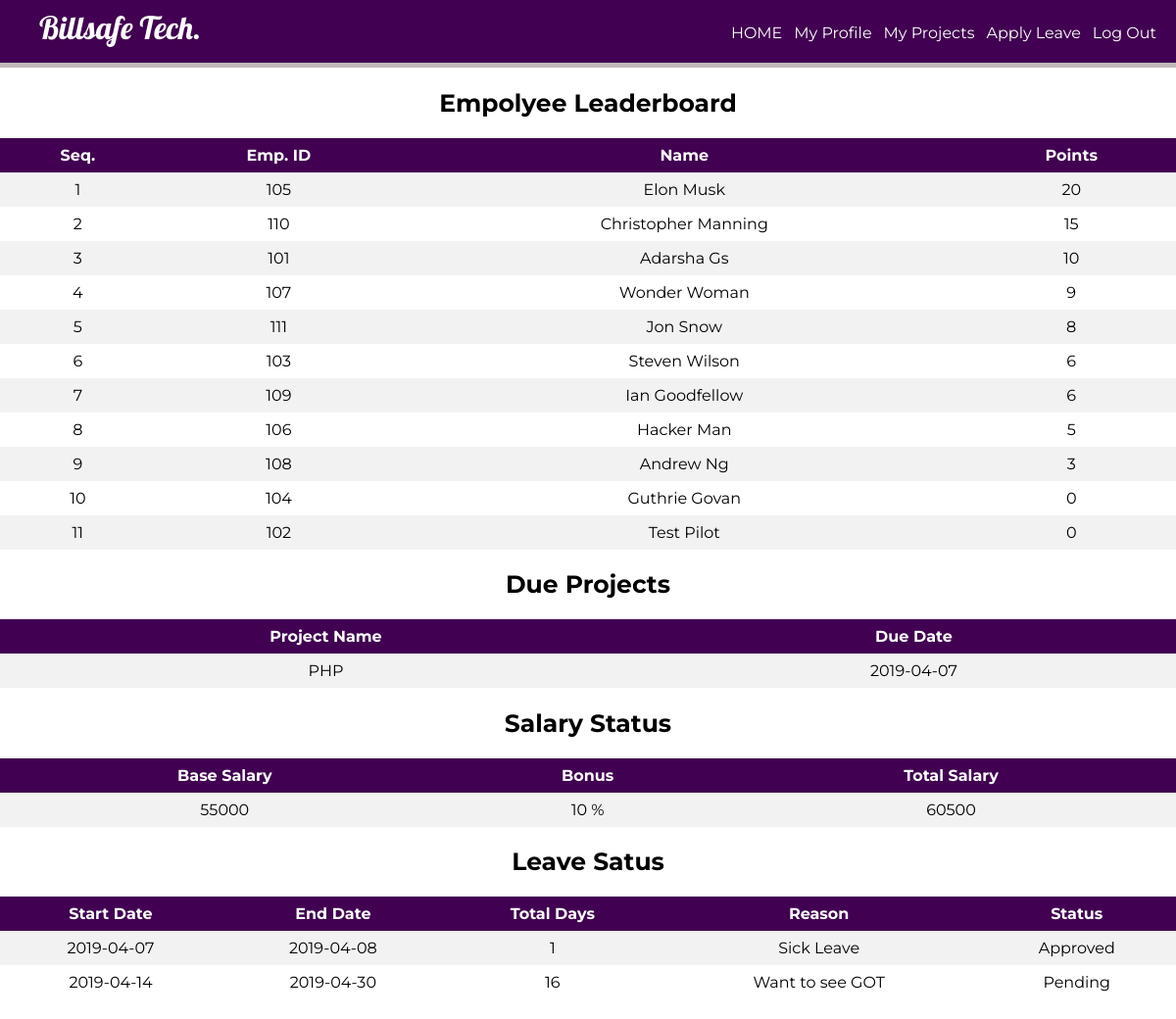
/eloginwel.php?id=101, run on the app's committed database.
### tables this page shows
CREATE TABLE `rank` (
  `eid` int(11) NOT NULL,
  `points` int(11) DEFAULT '0'
);

CREATE TABLE `employee` (
  `id` int(11) NOT NULL,
  `firstName` varchar(100) NOT NULL,
  `lastName` varchar(100) NOT NULL,
  `email` varchar(100) NOT NULL,
  `password` text NOT NULL,
  `birthday` date NOT NULL,
  `gender` varchar(10) NOT NULL,
  `contact` varchar(20) NOT NULL,
  `nid` int(20) NOT NULL,
  `address` varchar(100) DEFAULT NULL,
  `dept` varchar(100) NOT NULL,
  `degree` varchar(100) NOT NULL,
  `pic` text NOT NULL
);

CREATE TABLE `project` (
  `pid` int(11) NOT NULL,
  `eid` int(11) DEFAULT NULL,
  `pname` varchar(100) DEFAULT NULL,
  `duedate` date DEFAULT NULL,
  `subdate` date DEFAULT '0000-00-00',
  `mark` int(11) NOT NULL,
  `status` varchar(50) DEFAULT NULL
);

CREATE TABLE `salary` (
  `id` int(11) NOT NULL,
  `base` int(11) NOT NULL,
  `bonus` int(11) DEFAULT NULL,
  `total` int(11) DEFAULT NULL
);

CREATE TABLE `employee_leave` (
  `id` int(11) DEFAULT NULL,
  `token` int(11) NOT NULL,
  `start` date DEFAULT NULL,
  `end` date DEFAULT NULL,
  `reason` char(100) DEFAULT NULL,
  `status` char(50) DEFAULT NULL
);

### eloginwel.php (the view, shortened to what this page needs)
<?php
	$id = (isset($_GET['id']) ? $_GET['id'] : '');
	$sql = "SELECT id, firstName, lastName,  points FROM employee, rank WHERE rank.eid = employee.id order by rank.points desc";
	$sql1 = "SELECT `pname`, `duedate` FROM `project` WHERE eid = $id and status = 'Due'";
	$sql2 = "Select * From employee, employee_leave Where employee.id = $id and employee_leave.id = $id order by employee_leave.token";
	$sql3 = "SELECT * FROM `salary` WHERE id = $id";
$result = mysqli_query($conn, $sql);
$result1 = mysqli_query($conn, $sql1);
$result2 = mysqli_query($conn, $sql2);
$result3 = mysqli_query($conn, $sql3);
?>
<html>
<head>
	<link rel="stylesheet" type="text/css" href="styleemplogin.css">
</head>
<body>
	<header>
		<nav>
			<h1>Billsafe Tech.</h1>
			<ul id="navli">
				<li><a class="homered" href="eloginwel.php?id=<?php echo $id?>"">HOME</a></li>
				<li><a class="homeblack" href="myprofile.php?id=<?php echo $id?>"">My Profile</a></li>
				<li><a class="homeblack" href="empproject.php?id=<?php echo $id?>"">My Projects</a></li>
				<li><a class="homeblack" href="applyleave.php?id=<?php echo $id?>"">Apply Leave</a></li>
				<li><a class="homeblack" href="elogin.html">Log Out</a></li>
			</ul>
		</nav>
	</header>
	<div class="divider"></div>
	<div id="divimg">
	<div>
		    	<h2 style="font-family: 'Montserrat', sans-serif; font-size: 25px; text-align: center;">Empolyee Leaderboard </h2>
    	<table>
			<tr bgcolor="#000">
				<th align = "center">Seq.</th>
				<th align = "center">Emp. ID</th>
				<th align = "center">Name</th>
				<th align = "center">Points</th>
			</tr>
			<?php
				$seq = 1;
				while ($employee = mysqli_fetch_assoc($result)) {
					echo "<tr>";
					echo "<td>".$seq."</td>";
					echo "<td>".$employee['id']."</td>";
					echo "<td>".$employee['firstName']." ".$employee['lastName']."</td>";
					echo "<td>".$employee['points']."</td>";
					$seq+=1;
				}
			?>
		</table>
    	<h2 style="font-family: 'Montserrat', sans-serif; font-size: 25px; text-align: center;">Due Projects</h2>
    	<table>
			<tr>
				<th align = "center">Project Name</th>
				<th align = "center">Due Date</th>
			</tr>
			<?php
				while ($employee1 = mysqli_fetch_assoc($result1)) {
					echo "<tr>";
					echo "<td>".$employee1['pname']."</td>";
					echo "<td>".$employee1['duedate']."</td>";
				}
			?>
		</table>
		<h2 style="font-family: 'Montserrat', sans-serif; font-size: 25px; text-align: center;">Salary Status</h2>
    	<table>
			<tr>
				<th align = "center">Base Salary</th>
				<th align = "center">Bonus</th>
				<th align = "center">Total Salary</th>
			</tr>
			<?php
				while ($employee = mysqli_fetch_assoc($result3)) {
					echo "<tr>";
					echo "<td>".$employee['base']."</td>";
					echo "<td>".$employee['bonus']." %</td>";
					echo "<td>".$employee['total']."</td>";
				}
			?>
		</table>
		<h2 style="font-family: 'Montserrat', sans-serif; font-size: 25px; text-align: center;">Leave Satus</h2>
    	<table>
			<tr>
				<th align = "center">Start Date</th>
				<th align = "center">End Date</th>
				<th align = "center">Total Days</th>
				<th align = "center">Reason</th>
				<th align = "center">Status</th>
			</tr>
			<?php
				while ($employee = mysqli_fetch_assoc($result2)) {
					$date1 = new DateTime($employee['start']);
					$date2 = new DateTime($employee['end']);
					$interval = $date1->diff($date2);
					echo "<tr>";
					echo "<td>".$employee['start']."</td>";
					echo "<td>".$employee['end']."</td>";
					echo "<td>".$interval->days."</td>";
					echo "<td>".$employee['reason']."</td>";
					echo "<td>".$employee['status']."</td>";
				}
			?>
		</table>
<br>
<br>
<br>
<br>
<br>
	</div>
	</div>
</body>
</html>

### styleemplogin.css (style rules this page uses)
body { margin: 0px; }
header { background: #410051; color: white; padding: 8px 20px 6px 40px; height: 50px; }
header h1 { display: inline; font-family: 'Lobster', cursive; font-weight: 400; font-size: 32px; float: left; margin-top: 0px; margin-right: 10px; }
nav ul { display: inline; padding: 0px; float: right; }
nav ul li { display: inline-block; list-style-type: none; color: white; float: left; margin-left: 12px; }
nav ul li a { color: white; text-decoration: none; }
#navli { font-family: 'Montserrat', sans-serif; }
.divider { background-color: #c1b8b8; height: 5px; }
table { margin: 0px; border-collapse: collapse; width: 100%; font-family: 'Montserrat', sans-serif; }
th, td { text-align: center; padding: 8px; }
tr:nth-child(even) { background-color: #f2f2f2 }
th { background-color: #410051; color: white; }

### data on the page
rank: eid "105", eid.firstName "Elon", eid.lastName "Musk", points "20"
rank: eid "110", eid.firstName "Christopher", eid.lastName "Manning", points "15"
rank: eid "101", eid.firstName "Adarsha", eid.lastName "Gs", points "10"
rank: eid "107", eid.firstName "Wonder", eid.lastName "Woman", points "9"
rank: eid "111", eid.firstName "Jon", eid.lastName "Snow", points "8"
rank: eid "103", eid.firstName "Steven", eid.lastName "Wilson", points "6"
rank: eid "109", eid.firstName "Ian", eid.lastName "Goodfellow", points "6"
rank: eid "106", eid.firstName "Hacker", eid.lastName "Man", points "5"
rank: eid "108", eid.firstName "Andrew", eid.lastName "Ng", points "3"
rank: eid "104", eid.firstName "Guthrie", eid.lastName "Govan", points "0"
rank: eid "102", eid.firstName "Test", eid.lastName "Pilot", points "0"
project: pname "PHP", duedate "2019-04-07"
salary: base "55000", bonus "10", total "60500"
employee_leave: start "2019-04-07", end "2019-04-08", start+end "1", reason "Sick Leave", status "Approved"
employee_leave: start "2019-04-14", end "2019-04-30", start+end "16", reason "Want to see GOT", status "Pending"
